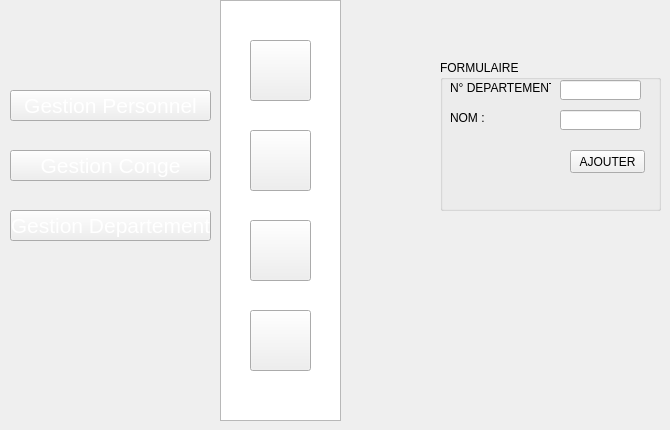
   <widget class="QWidget" name="page_31">
    <widget class="QPushButton" name="pushButton_223">
     <property name="geometry">
      <rect>
       <x>250</x>
       <y>310</y>
       <width>61</width>
       <height>61</height>
      </rect>
     </property>
     <property name="styleSheet">
      <string notr="true">image: url(:/new/prefix1/img/icon-supp2 (1).png);</string>
     </property>
     <property name="text">
      <string/>
     </property>
    </widget>
    <widget class="QPushButton" name="pushButton_232">
     <property name="geometry">
      <rect>
       <x>250</x>
       <y>130</y>
       <width>61</width>
       <height>61</height>
      </rect>
     </property>
     <property name="styleSheet">
      <string notr="true">image: url(:/new/prefix1/img/icon-modif2 (1).png);</string>
     </property>
     <property name="text">
      <string/>
     </property>
    </widget>
    <widget class="QListView" name="listView_22">
     <property name="geometry">
      <rect>
       <x>220</x>
       <y>0</y>
       <width>121</width>
       <height>421</height>
      </rect>
     </property>
     <property name="styleSheet">
      <string notr="true">background-image: url(:/new/prefix1/img/selected.png);</string>
     </property>
    </widget>
    <widget class="QPushButton" name="pushButton_233">
     <property name="geometry">
      <rect>
       <x>250</x>
       <y>220</y>
       <width>61</width>
       <height>61</height>
      </rect>
     </property>
     <property name="styleSheet">
      <string notr="true">image: url(:/new/prefix1/img/icon-afficher2.png);</string>
     </property>
     <property name="text">
      <string/>
     </property>
    </widget>
    <widget class="QPushButton" name="pushButton_235">
     <property name="geometry">
      <rect>
       <x>250</x>
       <y>40</y>
       <width>61</width>
       <height>61</height>
      </rect>
     </property>
     <property name="styleSheet">
      <string notr="true">image: url(:/new/prefix1/img/icon-ajout2.png);
background-image: url(:/new/prefix1/img/bg.png);</string>
     </property>
     <property name="text">
      <string/>
     </property>
    </widget>
    <widget class="QPushButton" name="pushButton_236">
     <property name="geometry">
      <rect>
       <x>10</x>
       <y>210</y>
       <width>201</width>
       <height>31</height>
      </rect>
     </property>
     <property name="font">
      <font>
       <pointsize>16</pointsize>
       <weight>50</weight>
       <bold>false</bold>
      </font>
     </property>
     <property name="styleSheet">
      <string notr="true">color: rgb(255, 255, 255);
background-image: url(:/new/prefix1/img/selected2.png);
</string>
     </property>
     <property name="text">
      <string>Gestion Departement</string>
     </property>
    </widget>
    <widget class="QPushButton" name="pushButton_237">
     <property name="geometry">
      <rect>
       <x>10</x>
       <y>150</y>
       <width>201</width>
       <height>31</height>
      </rect>
     </property>
     <property name="font">
      <font>
       <pointsize>16</pointsize>
       <weight>50</weight>
       <bold>false</bold>
      </font>
     </property>
     <property name="styleSheet">
      <string notr="true">color: rgb(255, 255, 255);

</string>
     </property>
     <property name="text">
      <string>Gestion Conge</string>
     </property>
    </widget>
    <widget class="QPushButton" name="pushButton_238">
     <property name="geometry">
      <rect>
       <x>10</x>
       <y>90</y>
       <width>201</width>
       <height>31</height>
      </rect>
     </property>
     <property name="font">
      <font>
       <pointsize>16</pointsize>
       <weight>50</weight>
       <bold>false</bold>
      </font>
     </property>
     <property name="styleSheet">
      <string notr="true">color: rgb(255, 255, 255);

</string>
     </property>
     <property name="text">
      <string>Gestion Personnel</string>
     </property>
    </widget>
    <widget class="QGroupBox" name="groupBox_11">
     <property name="geometry">
      <rect>
       <x>440</x>
       <y>60</y>
       <width>221</width>
       <height>151</height>
      </rect>
     </property>
     <property name="title">
      <string>FORMULAIRE</string>
     </property>
     <widget class="QLabel" name="label_50">
      <property name="geometry">
       <rect>
        <x>10</x>
        <y>20</y>
        <width>101</width>
        <height>16</height>
       </rect>
      </property>
      <property name="focusPolicy">
       <enum>Qt::StrongFocus</enum>
      </property>
      <property name="text">
       <string>N° DEPARTEMENT :</string>
      </property>
      <property name="textFormat">
       <enum>Qt::AutoText</enum>
      </property>
      <property name="scaledContents">
       <bool>false</bool>
      </property>
     </widget>
     <widget class="QLabel" name="label_51">
      <property name="geometry">
       <rect>
        <x>10</x>
        <y>50</y>
        <width>81</width>
        <height>16</height>
       </rect>
      </property>
      <property name="text">
       <string>NOM :</string>
      </property>
      <property name="scaledContents">
       <bool>false</bool>
      </property>
     </widget>
     <widget class="QPushButton" name="ajouterdepartement">
      <property name="geometry">
       <rect>
        <x>130</x>
        <y>90</y>
        <width>75</width>
        <height>23</height>
       </rect>
      </property>
      <property name="text">
       <string>AJOUTER</string>
      </property>
     </widget>
     <widget class="QLineEdit" name="nomd">
      <property name="geometry">
       <rect>
        <x>120</x>
        <y>50</y>
        <width>81</width>
        <height>20</height>
       </rect>
      </property>
     </widget>
     <widget class="QLineEdit" name="num">
      <property name="geometry">
       <rect>
        <x>120</x>
        <y>20</y>
        <width>81</width>
        <height>20</height>
       </rect>
      </property>
     </widget>
    </widget>
    <zorder>listView_22</zorder>
    <zorder>pushButton_223</zorder>
    <zorder>pushButton_232</zorder>
    <zorder>pushButton_233</zorder>
    <zorder>pushButton_235</zorder>
    <zorder>pushButton_236</zorder>
    <zorder>pushButton_237</zorder>
    <zorder>pushButton_238</zorder>
    <zorder>groupBox_11</zorder>
   </widget>
